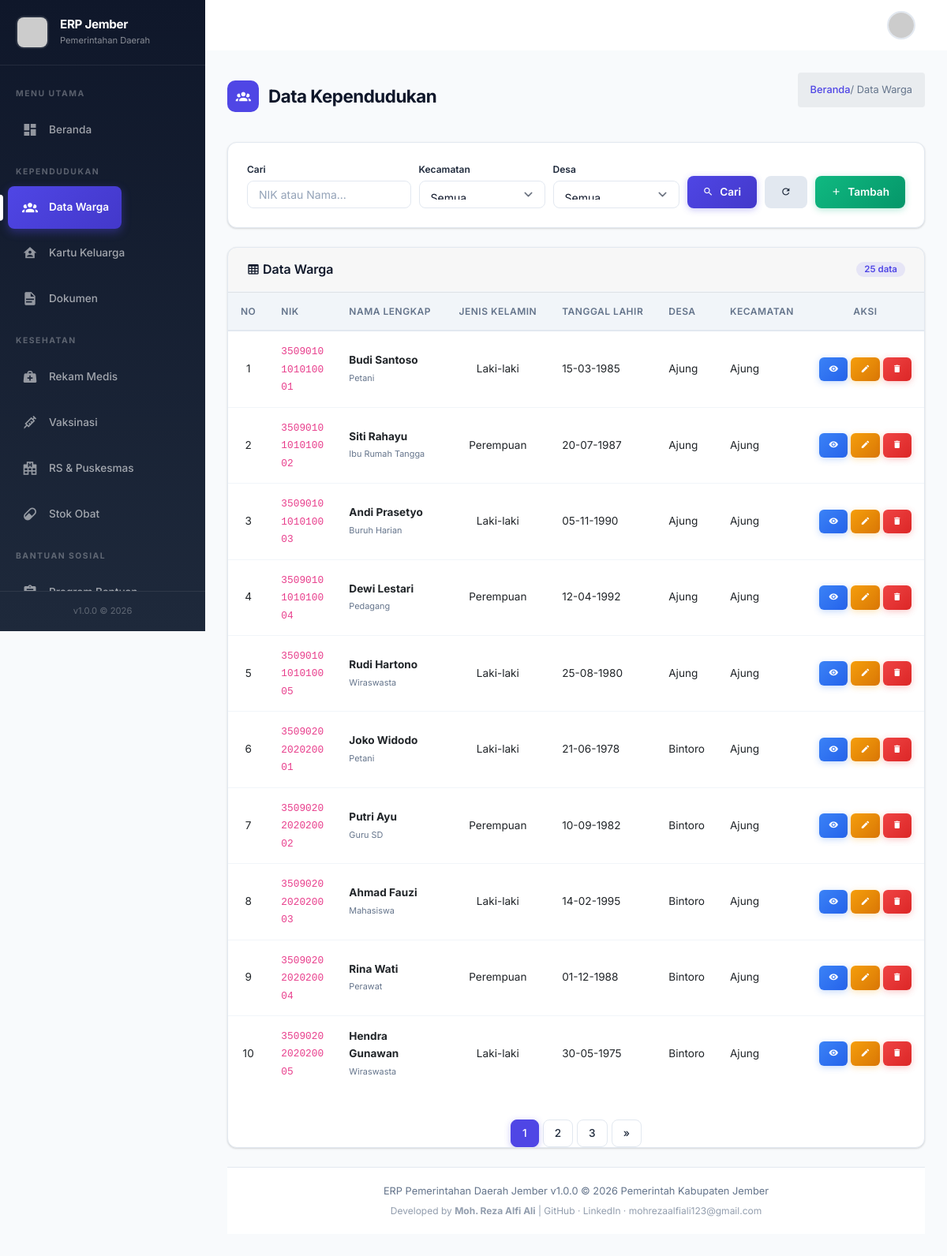
/modul/kependudukan/warga.php (signed in), run on the app's committed database.
### tables this page shows
CREATE TABLE `tbl_warga` (
  `id` int(11) NOT NULL,
  `nik` varchar(16) NOT NULL,
  `nama_lengkap` varchar(100) NOT NULL,
  `tempat_lahir` varchar(100) DEFAULT NULL,
  `tanggal_lahir` date DEFAULT NULL,
  `jenis_kelamin` enum('Laki-laki','Perempuan') NOT NULL,
  `golongan_darah` enum('A','B','AB','O','-') DEFAULT '-',
  `agama` enum('Islam','Kristen','Katolik','Hindu','Buddha','Konghucu') DEFAULT 'Islam',
  `status_kawin` enum('Belum Kawin','Kawin','Cerai Hidup','Cerai Mati') DEFAULT 'Belum Kawin',
  `pekerjaan` varchar(100) DEFAULT NULL,
  `penghasilan` decimal(15,2) DEFAULT 0.00,
  `alamat_lengkap` text DEFAULT NULL,
  `rt` varchar(5) DEFAULT NULL,
  `rw` varchar(5) DEFAULT NULL,
  `desa_id` int(11) DEFAULT NULL,
  `foto` varchar(255) DEFAULT 'default.jpg',
  `status_aktif` tinyint(4) DEFAULT 1,
  `created_at` timestamp NOT NULL DEFAULT current_timestamp(),
  `updated_at` timestamp NOT NULL DEFAULT current_timestamp() ON UPDATE current_timestamp()
);

CREATE TABLE `tbl_desa` (
  `id` int(11) NOT NULL,
  `kecamatan_id` int(11) NOT NULL,
  `nama_desa` varchar(100) NOT NULL,
  `kode_desa` varchar(10) NOT NULL,
  `jumlah_rt` int(11) DEFAULT 0,
  `jumlah_rw` int(11) DEFAULT 0,
  `koordinat_lat` decimal(10,6) DEFAULT NULL,
  `koordinat_lng` decimal(10,6) DEFAULT NULL,
  `created_at` timestamp NOT NULL DEFAULT current_timestamp()
);

CREATE TABLE `tbl_kecamatan` (
  `id` int(11) NOT NULL,
  `nama_kecamatan` varchar(100) NOT NULL,
  `kode_kecamatan` varchar(10) NOT NULL,
  `luas` decimal(10,2) DEFAULT NULL,
  `jumlah_desa` int(11) DEFAULT 0,
  `koordinat_lat` decimal(10,6) DEFAULT NULL,
  `koordinat_lng` decimal(10,6) DEFAULT NULL,
  `created_at` timestamp NOT NULL DEFAULT current_timestamp()
);

### modul/kependudukan/warga.php (the view, shortened to what this page needs)
<?php
require_once '../../includes/auth.php';
$search = $_GET['search'] ?? '';
$where = "WHERE w.status_aktif = 1";
$params = [];
$page = max(1, intval($_GET['page'] ?? 1));
$perPage = 10;
$countQuery = "SELECT COUNT(*) FROM tbl_warga w LEFT JOIN tbl_desa d ON d.id = w.desa_id $where";
$stmt = $dbh->prepare($countQuery); $stmt->execute($params); $total = $stmt->fetchColumn();
$pagination = paginate($total, $perPage, $page);
$sql = "SELECT w.*, d.nama_desa, k.nama_kecamatan FROM tbl_warga w LEFT JOIN tbl_desa d ON d.id = w.desa_id LEFT JOIN tbl_kecamatan k ON k.id = d.kecamatan_id $where ORDER BY w.created_at DESC LIMIT :limit OFFSET :offset";
$stmt = $dbh->prepare($sql);
$stmt->bindValue(':limit', $perPage, PDO::PARAM_INT);
$stmt->bindValue(':offset', $pagination['offset'], PDO::PARAM_INT);
$stmt->execute();
$wargaList = $stmt->fetchAll();
?>
<!DOCTYPE html>
<html lang="id">
<?php include '../../includes/head.php'; ?>
<body>
    <?php include '../../includes/header.php'; ?>
    <?php include '../../includes/sidebar.php'; ?>
    <div class="app-main">
        <div class="page-header">
            <h3>
                <span class="icon bg-primary"><i class="mdi mdi-account-group"></i></span>
                Data Kependudukan
            </h3>
            <div class="breadcrumb"><a href="../dashboard/index.php">Beranda</a> / Data Warga</div>
        </div>
        <div class="card mb-4">
            <div class="card-body">
                <form method="get" class="d-flex" style="gap:10px; flex-wrap:wrap; align-items:flex-end;">
                    <div class="form-group mb-0" style="flex:1; min-width:180px;">
                        <label style="font-size:0.75rem; margin-bottom:4px;">Cari</label>
                        <input type="text" class="form-control" name="search" placeholder="NIK atau Nama..." value="<?= sanitize($search) ?>">
                    </div>
                    <div class="form-group mb-0" style="min-width:160px;">
                        <label style="font-size:0.75rem; margin-bottom:4px;">Kecamatan</label>
                        <select class="form-control" name="kecamatan" id="filterKecamatan">
                            <option value="">Semua</option>
                        </select>
                    </div>
                    <div class="form-group mb-0" style="min-width:160px;">
                        <label style="font-size:0.75rem; margin-bottom:4px;">Desa</label>
                        <select class="form-control" name="desa">
                            <option value="">Semua</option>
                        </select>
                    </div>
                    <button type="submit" class="btn btn-primary"><i class="mdi mdi-magnify"></i> Cari</button>
                    <a href="warga.php" class="btn btn-secondary"><i class="mdi mdi-refresh"></i></a>
                    <button type="button" class="btn btn-success ml-auto" data-toggle="modal" data-target="#modalTambah"><i class="mdi mdi-plus"></i> Tambah</button>
                </form>
            </div>
        </div>
        <div class="card">
            <div class="card-header">
                <h5><i class="mdi mdi-table-large"></i> Data Warga</h5>
                <span class="badge badge-primary"><?= $total ?> data</span>
            </div>
            <div class="card-body" style="padding: 0;">
                <div class="table-responsive">
                    <table class="table table-mobile">
                        <thead>
                            <tr>
                                <th class="text-center" width="50">No</th>
                                <th>NIK</th>
                                <th>Nama Lengkap</th>
                                <th class="text-center">Jenis Kelamin</th>
                                <th>Tanggal Lahir</th>
                                <th>Desa</th>
                                <th>Kecamatan</th>
                                <th class="text-center">Aksi</th>
                            </tr>
                        </thead>
                        <tbody>
                            <?php $cnt = $pagination['offset'] + 1; if (empty($wargaList)): ?>
                                <tr><td colspan="8" class="text-center text-muted p-4">
                                    <i class="mdi mdi-account-search" style="font-size:2rem; display:block; margin-bottom:8px;"></i>
                                    Tidak ada data ditemukan
                                </td></tr>
                            <?php else: foreach ($wargaList as $row): ?>
                            <tr>
                                <td data-label="No" class="text-center"><?= $cnt++ ?></td>
                                <td data-label="NIK"><code style="font-size:0.8rem;"><?= sanitize($row->nik) ?></code></td>
                                <td data-label="Nama"><strong><?= sanitize($row->nama_lengkap) ?></strong><br><small class="text-muted"><?= sanitize($row->pekerjaan ?? '-') ?></small></td>
                                <td data-label="Jenis Kelamin" class="text-center"><?= $row->jenis_kelamin ?></td>
                                <td data-label="Tanggal Lahir"><?= formatDate($row->tanggal_lahir) ?></td>
                                <td data-label="Desa"><?= sanitize($row->nama_desa ?? '-') ?></td>
                                <td data-label="Kecamatan"><?= sanitize($row->nama_kecamatan ?? '-') ?></td>
                                <td data-label="Aksi" class="text-center" style="white-space:nowrap;">
                                    <button class="btn btn-info btn-sm btn-view" data-id="<?= $row->id ?>" title="Lihat"><i class="mdi mdi-eye"></i></button>
                                    <button class="btn btn-warning btn-sm btn-edit" data-id="<?= $row->id ?>" title="Edit"><i class="mdi mdi-pencil"></i></button>
                                    <a href="warga.php?hapus=<?= $row->id ?>" class="btn btn-danger btn-sm btn-delete" title="Hapus"><i class="mdi mdi-delete"></i></a>
                                </td>
                            </tr>
                            <?php endforeach; endif; ?>
                        </tbody>
                    </table>
                </div>
                <?= renderPagination($pagination, 'warga.php') ?>
            </div>
        </div>
        <?php include '../../includes/footer.php'; ?>
    </div>
</body>
</html>

### data on the page
tbl_warga: nik "3509010101010001", nama_lengkap "Budi Santoso", pekerjaan "Petani", jenis_kelamin "Laki-laki", tanggal_lahir "15-03-1985", desa.nama_desa "Ajung", tbl_kecamatan.nama_kecamatan "Ajung"
tbl_warga: nik "3509010101010002", nama_lengkap "Siti Rahayu", pekerjaan "Ibu Rumah Tangga", jenis_kelamin "Perempuan", tanggal_lahir "20-07-1987", desa.nama_desa "Ajung", tbl_kecamatan.nama_kecamatan "Ajung"
tbl_warga: nik "3509010101010003", nama_lengkap "Andi Prasetyo", pekerjaan "Buruh Harian", jenis_kelamin "Laki-laki", tanggal_lahir "05-11-1990", desa.nama_desa "Ajung", tbl_kecamatan.nama_kecamatan "Ajung"
tbl_warga: nik "3509010101010004", nama_lengkap "Dewi Lestari", pekerjaan "Pedagang", jenis_kelamin "Perempuan", tanggal_lahir "12-04-1992", desa.nama_desa "Ajung", tbl_kecamatan.nama_kecamatan "Ajung"
tbl_warga: nik "3509010101010005", nama_lengkap "Rudi Hartono", pekerjaan "Wiraswasta", jenis_kelamin "Laki-laki", tanggal_lahir "25-08-1980", desa.nama_desa "Ajung", tbl_kecamatan.nama_kecamatan "Ajung"
tbl_warga: nik "3509020202020001", nama_lengkap "Joko Widodo", pekerjaan "Petani", jenis_kelamin "Laki-laki", tanggal_lahir "21-06-1978", desa.nama_desa "Bintoro", tbl_kecamatan.nama_kecamatan "Ajung"
tbl_warga: nik "3509020202020002", nama_lengkap "Putri Ayu", pekerjaan "Guru SD", jenis_kelamin "Perempuan", tanggal_lahir "10-09-1982", desa.nama_desa "Bintoro", tbl_kecamatan.nama_kecamatan "Ajung"
tbl_warga: nik "3509020202020003", nama_lengkap "Ahmad Fauzi", pekerjaan "Mahasiswa", jenis_kelamin "Laki-laki", tanggal_lahir "14-02-1995", desa.nama_desa "Bintoro", tbl_kecamatan.nama_kecamatan "Ajung"
tbl_warga: nik "3509020202020004", nama_lengkap "Rina Wati", pekerjaan "Perawat", jenis_kelamin "Perempuan", tanggal_lahir "01-12-1988", desa.nama_desa "Bintoro", tbl_kecamatan.nama_kecamatan "Ajung"
tbl_warga: nik "3509020202020005", nama_lengkap "Hendra Gunawan", pekerjaan "Wiraswasta", jenis_kelamin "Laki-laki", tanggal_lahir "30-05-1975", desa.nama_desa "Bintoro", tbl_kecamatan.nama_kecamatan "Ajung"

### other printed values
APP_VERSION "1.0.0"
$total "25"
APP_NAME "ERP Pemerintahan Daerah Jember"
